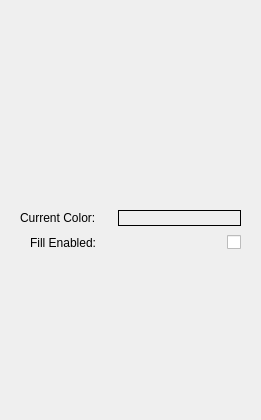
      <widget class="QWidget" name="scrollAreaWidgetContents_3">
       <property name="geometry">
        <rect>
         <x>0</x>
         <y>0</y>
         <width>261</width>
         <height>420</height>
        </rect>
       </property>
       <property name="minimumSize">
        <size>
         <width>0</width>
         <height>0</height>
        </size>
       </property>
       <property name="autoFillBackground">
        <bool>true</bool>
       </property>
       <layout class="QVBoxLayout" name="verticalLayout_12">
        <item>
         <layout class="QVBoxLayout" name="verticalLayout_5">
          <property name="spacing">
           <number>0</number>
          </property>
          <item>
           <widget class="ColorWidget" name="fillColor">
            <property name="toolTip">
             <string>Custom color widget</string>
            </property>
            <property name="whatsThis">
             <string>You don't care</string>
            </property>
           </widget>
          </item>
          <item>
           <layout class="QFormLayout" name="formLayout_3">
            <property name="sizeConstraint">
             <enum>QLayout::SetMaximumSize</enum>
            </property>
            <property name="fieldGrowthPolicy">
             <enum>QFormLayout::AllNonFixedFieldsGrow</enum>
            </property>
            <property name="labelAlignment">
             <set>Qt::AlignRight|Qt::AlignTrailing|Qt::AlignVCenter</set>
            </property>
            <property name="formAlignment">
             <set>Qt::AlignRight|Qt::AlignTop|Qt::AlignTrailing</set>
            </property>
            <property name="horizontalSpacing">
             <number>22</number>
            </property>
            <property name="verticalSpacing">
             <number>9</number>
            </property>
            <property name="leftMargin">
             <number>9</number>
            </property>
            <property name="topMargin">
             <number>0</number>
            </property>
            <property name="rightMargin">
             <number>9</number>
            </property>
            <property name="bottomMargin">
             <number>9</number>
            </property>
            <item row="0" column="0">
             <widget class="QLabel" name="label_8">
              <property name="text">
               <string>Current Color:</string>
              </property>
             </widget>
            </item>
            <item row="0" column="1">
             <widget class="QLabel" name="fillColorLabel">
              <property name="minimumSize">
               <size>
                <width>0</width>
                <height>0</height>
               </size>
              </property>
              <property name="maximumSize">
               <size>
                <width>16777215</width>
                <height>16777215</height>
               </size>
              </property>
              <property name="layoutDirection">
               <enum>Qt::LeftToRight</enum>
              </property>
              <property name="styleSheet">
               <string notr="true">QLabel {
	border: 1px solid black;
}</string>
              </property>
              <property name="text">
               <string/>
              </property>
              <property name="alignment">
               <set>Qt::AlignRight|Qt::AlignTrailing|Qt::AlignVCenter</set>
              </property>
             </widget>
            </item>
            <item row="1" column="0">
             <widget class="QLabel" name="label_9">
              <property name="autoFillBackground">
               <bool>false</bool>
              </property>
              <property name="text">
               <string>Fill Enabled:</string>
              </property>
              <property name="alignment">
               <set>Qt::AlignRight|Qt::AlignTrailing|Qt::AlignVCenter</set>
              </property>
             </widget>
            </item>
            <item row="1" column="1">
             <widget class="QCheckBox" name="shouldFillCheckbox">
              <property name="layoutDirection">
               <enum>Qt::RightToLeft</enum>
              </property>
              <property name="autoFillBackground">
               <bool>false</bool>
              </property>
              <property name="text">
               <string/>
              </property>
             </widget>
            </item>
           </layout>
          </item>
         </layout>
        </item>
       </layout>
      </widget>
